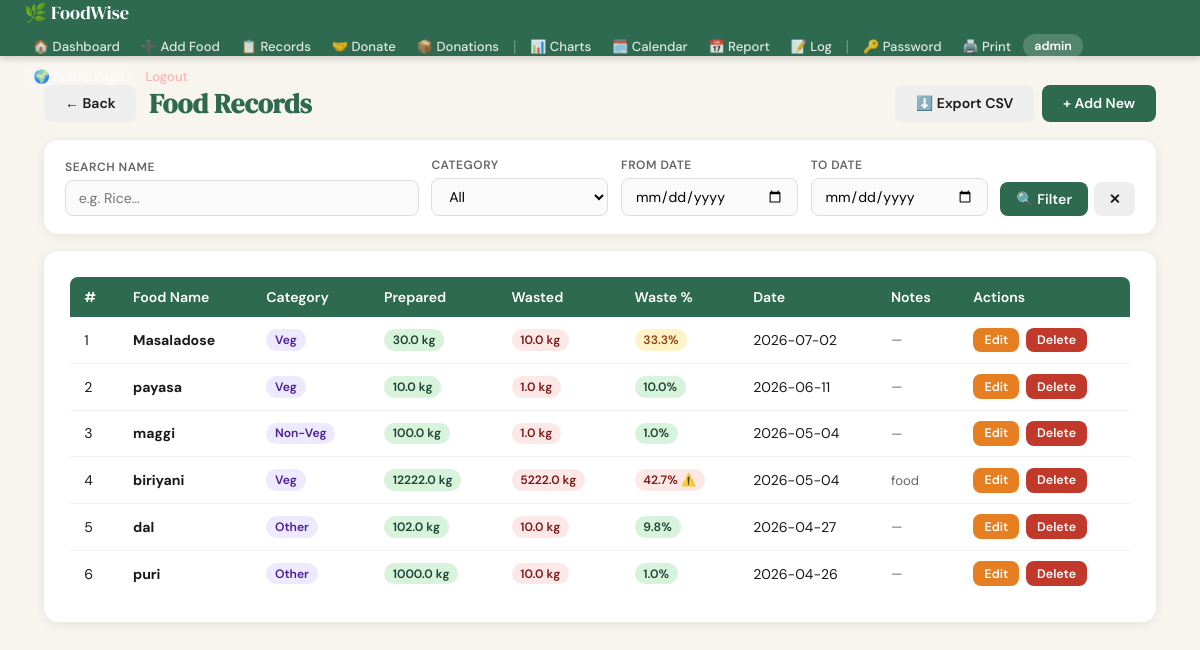
/records (signed in), run on the app's committed database.
### tables this page shows
CREATE TABLE food_records (
            id INTEGER PRIMARY KEY AUTOINCREMENT,
            food_name TEXT NOT NULL,
            prepared_qty REAL NOT NULL,
            wasted_qty REAL NOT NULL,
            date TEXT NOT NULL,
            notes TEXT
        , category TEXT DEFAULT 'Other');

### app.py (the view)
@app.route('/records')
@require_login
def view_records():
    search    = request.args.get('search', '').strip()
    date_from = request.args.get('date_from', '').strip()
    date_to   = request.args.get('date_to', '').strip()
    category  = request.args.get('category', '').strip()
    conn = get_db()
    query  = "SELECT * FROM food_records WHERE 1=1"
    params = []
    if search:
        query += " AND LOWER(food_name) LIKE ?"
        params.append(f'%{search.lower()}%')
    if date_from:
        query += " AND date >= ?"
        params.append(date_from)
    if date_to:
        query += " AND date <= ?"
        params.append(date_to)
    if category:
        query += " AND category=?"
        params.append(category)
    query += " ORDER BY date DESC"
    records = conn.execute(query, params).fetchall()
    conn.close()
    return render_template('records.html', records=records,
                           search=search, date_from=date_from, date_to=date_to,
                           category=category, categories=CATEGORIES)

### app.py (called while the page is built)
def get_db():
    conn = sqlite3.connect(DB_NAME)
    conn.row_factory = sqlite3.Row
    return conn

def require_login(f):
    from functools import wraps
    @wraps(f)
    def decorated(*args, **kwargs):
        if 'user' not in session:
            return redirect(url_for('login'))
        return f(*args, **kwargs)
    return decorated

### templates/records.html (shortened to what this page needs)
{% extends "base.html" %}
{% block content %}
<div style="display:flex;justify-content:space-between;align-items:center;margin-bottom:1.1rem;flex-wrap:wrap;gap:.7rem;">
    <div style="display:flex;align-items:center;gap:.8rem;">
        <a href="{{ url_for('dashboard') }}" class="btn btn-secondary">← Back</a>
        <h1 style="margin:0;">Food Records</h1>
    </div>
    <div style="display:flex;gap:.5rem;flex-wrap:wrap;">
        <a href="{{ url_for('export_food_csv') }}" class="btn btn-secondary">⬇️ Export CSV</a>
        <a href="{{ url_for('add_food') }}" class="btn btn-primary">+ Add New</a>
    </div>
</div>
<div class="card" style="margin-bottom:1.1rem;padding:1.1rem 1.3rem;">
    <form method="GET" style="display:flex;gap:.8rem;flex-wrap:wrap;align-items:flex-end;">
        <div style="flex:2;min-width:150px;">
            <label style="display:block;font-size:.75rem;font-weight:600;color:#666;text-transform:uppercase;margin-bottom:.3rem;">Search Name</label>
            <input type="text" name="search" value="{{ search }}" placeholder="e.g. Rice…" style="width:100%;padding:.5rem .8rem;border:1.5px solid #ddd;border-radius:8px;font-size:.88rem;">
        </div>
        <div style="flex:1;min-width:110px;">
            <label style="display:block;font-size:.75rem;font-weight:600;color:#666;text-transform:uppercase;margin-bottom:.3rem;">Category</label>
            <select name="category" style="width:100%;padding:.5rem .8rem;border:1.5px solid #ddd;border-radius:8px;font-size:.88rem;">
                <option value="">All</option>
            </select>
        </div>
        <div style="flex:1;min-width:120px;">
            <label style="display:block;font-size:.75rem;font-weight:600;color:#666;text-transform:uppercase;margin-bottom:.3rem;">From Date</label>
            <input type="date" name="date_from" value="{{ date_from }}" style="width:100%;padding:.5rem .8rem;border:1.5px solid #ddd;border-radius:8px;font-size:.88rem;">
        </div>
        <div style="flex:1;min-width:120px;">
            <label style="display:block;font-size:.75rem;font-weight:600;color:#666;text-transform:uppercase;margin-bottom:.3rem;">To Date</label>
            <input type="date" name="date_to" value="{{ date_to }}" style="width:100%;padding:.5rem .8rem;border:1.5px solid #ddd;border-radius:8px;font-size:.88rem;">
        </div>
        <div style="display:flex;gap:.4rem;">
            <button type="submit" class="btn btn-primary" style="padding:.5rem 1rem;">🔍 Filter</button>
            <a href="{{ url_for('view_records') }}" class="btn btn-secondary" style="padding:.5rem .9rem;">✕</a>
        </div>
    </form>
</div>
<div class="card">
{% if records %}
<table>
    <thead><tr><th>#</th><th>Food Name</th><th>Category</th><th>Prepared</th><th>Wasted</th><th>Waste %</th><th>Date</th><th>Notes</th><th>Actions</th></tr></thead>
    <tbody>
    {% for r in records %}
    {% set pct = (r.wasted_qty/r.prepared_qty*100) if r.prepared_qty>0 else 0 %}
    <tr>
        <td>{{ loop.index }}</td>
        <td><strong>{{ r.food_name }}</strong></td>
        <td><span class="badge badge-purple">{{ r.category or 'Other' }}</span></td>
        <td><span class="badge badge-green">{{ r.prepared_qty }} kg</span></td>
        <td><span class="badge badge-red">{{ r.wasted_qty }} kg</span></td>
        <td><span class="badge {% if pct<20 %}badge-green{% elif pct<40 %}badge-orange{% else %}badge-red{% endif %}">{{ "%.1f"|format(pct) }}%{% if pct>=40 %} ⚠️{% endif %}</span></td>
        <td>{{ r.date }}</td>
        <td style="color:#666;font-size:.82rem;max-width:140px;">{{ r.notes or '—' }}</td>
        <td>
            <div class="action-btns">
                <a href="{{ url_for('edit_food', record_id=r.id) }}" class="btn btn-warning" style="padding:.28rem .7rem;font-size:.78rem;">Edit</a>
                <a href="{{ url_for('delete_food', record_id=r.id) }}" class="btn btn-danger" style="padding:.28rem .7rem;font-size:.78rem;" onclick="return confirm('Delete this record?')">Delete</a>
            </div>
        </td>
    </tr>
    {% endfor %}
    </tbody>
</table>
{% endif %}
</div>
{% endblock %}

### templates/base.html (shortened to what this page needs)
<!DOCTYPE html>
<html lang="en">
<head>
</head>
<body>
{% if session.user %}
<nav>
    <span class="brand">🌿 FoodWise</span>
    <div class="nav-links">
        <a href="{{ url_for('dashboard') }}">🏠 Dashboard</a>
        <a href="{{ url_for('add_food') }}">➕ Add Food</a>
        <a href="{{ url_for('view_records') }}">📋 Records</a>
        <a href="{{ url_for('donate') }}">🤝 Donate</a>
        <a href="{{ url_for('view_donations') }}">📦 Donations</a>
        <span class="sep">|</span>
        <a href="{{ url_for('charts') }}">📊 Charts</a>
        <a href="{{ url_for('calendar_view') }}">🗓️ Calendar</a>
        <a href="{{ url_for('report') }}">📅 Report</a>
        <a href="{{ url_for('activity_log') }}">📝 Log</a>
        <span class="sep">|</span>
        <a href="{{ url_for('change_password') }}">🔑 Password</a>
        <a href="{{ url_for('print_report') }}" target="_blank">🖨️ Print</a>
        <span class="user-chip">{{ session.user }}</span>
        <a href="{{ url_for('public_page') }}" target="_blank" style="background:rgba(255,255,255,.18);border-radius:6px;padding:.3rem .6rem;">🌍 Public Page</a>
        <a href="{{ url_for('logout') }}" style="color:#ffb3b3;">Logout</a>
    </div>
</nav>
{% endif %}
<main>
    {% block content %}{% endblock %}
</main>
</body>
</html>

### templates/base.html (style rules this page uses)
*, *::before, *::after { box-sizing: border-box; margin: 0; padding: 0; }
:root { --green:#2d6a4f; --green-l:#52b788; --cream:#f8f4ee; --brown:#7c4f2a; --red:#c0392b; --text:#1a1a1a; --muted:#666; --border:#ddd; --white:#ffffff; --shadow:0 2px 12px rgba(0,0,0,.08); }
body { font-family:'DM Sans',sans-serif; background:var(--cream); color:var(--text); min-height:100vh; }
nav { background:var(--green); padding:0 1.5rem; display:flex; align-items:center; justify-content:space-between; height:56px; box-shadow:0 2px 8px rgba(0,0,0,.2); flex-wrap:wrap; gap:.5rem; }
nav .brand { font-family:'DM Serif Display',serif; color:#fff; font-size:1.15rem; white-space:nowrap; }
nav .nav-links { display:flex; flex-wrap:wrap; gap:.2rem; align-items:center; }
nav .nav-links a { color:rgba(255,255,255,.85); text-decoration:none; padding:.3rem .55rem; border-radius:6px; font-size:.82rem; font-weight:500; transition:background .2s; white-space:nowrap; }
nav .nav-links .sep { color:rgba(255,255,255,.3); margin:0 .1rem; }
main { max-width:1150px; margin:1.8rem auto; padding:0 1.2rem; }
.card { background:#fff; border-radius:14px; padding:1.6rem; box-shadow:var(--shadow); }
h1 { font-family:'DM Serif Display',serif; font-size:1.7rem; margin-bottom:1.3rem; color:var(--green); }
label { display:block; font-weight:600; font-size:.8rem; margin-bottom:.35rem; color:var(--muted); text-transform:uppercase; letter-spacing:.5px; }
input, textarea, select { width:100%; padding:.65rem .9rem; border:1.5px solid var(--border); border-radius:8px; font-family:inherit; font-size:.92rem; transition:border-color .2s; background:#fafafa; }
.btn { display:inline-block; padding:.6rem 1.3rem; border-radius:8px; font-family:inherit; font-size:.88rem; font-weight:600; cursor:pointer; border:none; text-decoration:none; transition:opacity .2s,transform .1s; }
.btn-primary { background:var(--green); color:#fff; }
.btn-warning { background:#e67e22; color:#fff; }
.btn-danger { background:var(--red); color:#fff; }
.btn-secondary { background:#eee; color:var(--text); }
table { width:100%; border-collapse:collapse; font-size:.88rem; }
th { background:var(--green); color:#fff; padding:.7rem .9rem; text-align:left; font-weight:600; }
th:first-child { border-radius:8px 0 0 0; }
th:last-child { border-radius:0 8px 0 0; }
td { padding:.65rem .9rem; border-bottom:1px solid #f0f0f0; }
tr:last-child td { border-bottom:none; }
.badge { display:inline-block; padding:.18rem .55rem; border-radius:20px; font-size:.76rem; font-weight:600; }
.badge-green { background:#d8f3dc; color:#1b4332; }
.badge-red { background:#fde8e8; color:#7b1818; }
.badge-orange { background:#fef3c7; color:#92400e; }
.badge-purple { background:#ede9fe; color:#4c1d95; }
.action-btns { display:flex; gap:.4rem; }
.user-chip { background:rgba(255,255,255,.18); color:#fff; padding:.25rem .7rem; border-radius:20px; font-size:.78rem; font-weight:600; margin-right:.5rem; }

### data on the page
food_records: food_name "Masaladose", category "Veg", prepared_qty "30.0", wasted_qty "10.0", pct "33.3", date "2026-07-02", notes "—"
food_records: food_name "payasa", category "Veg", prepared_qty "10.0", wasted_qty "1.0", date "2026-06-11", notes "—"
food_records: food_name "maggi", category "Non-Veg", prepared_qty "100.0", wasted_qty "1.0", date "2026-05-04", notes "—"
food_records: food_name "biriyani", category "Veg", prepared_qty "12222.0", wasted_qty "5222.0", pct "42.7", date "2026-05-04", notes "food"
food_records: food_name "dal", category "Other", prepared_qty "102.0", wasted_qty "10.0", pct "9.8", date "2026-04-27", notes "—"
food_records: food_name "puri", category "Other", prepared_qty "1000.0", wasted_qty "10.0", pct "1.0", date "2026-04-26", notes "—"

### other printed values
{{ session.user }} "admin"
